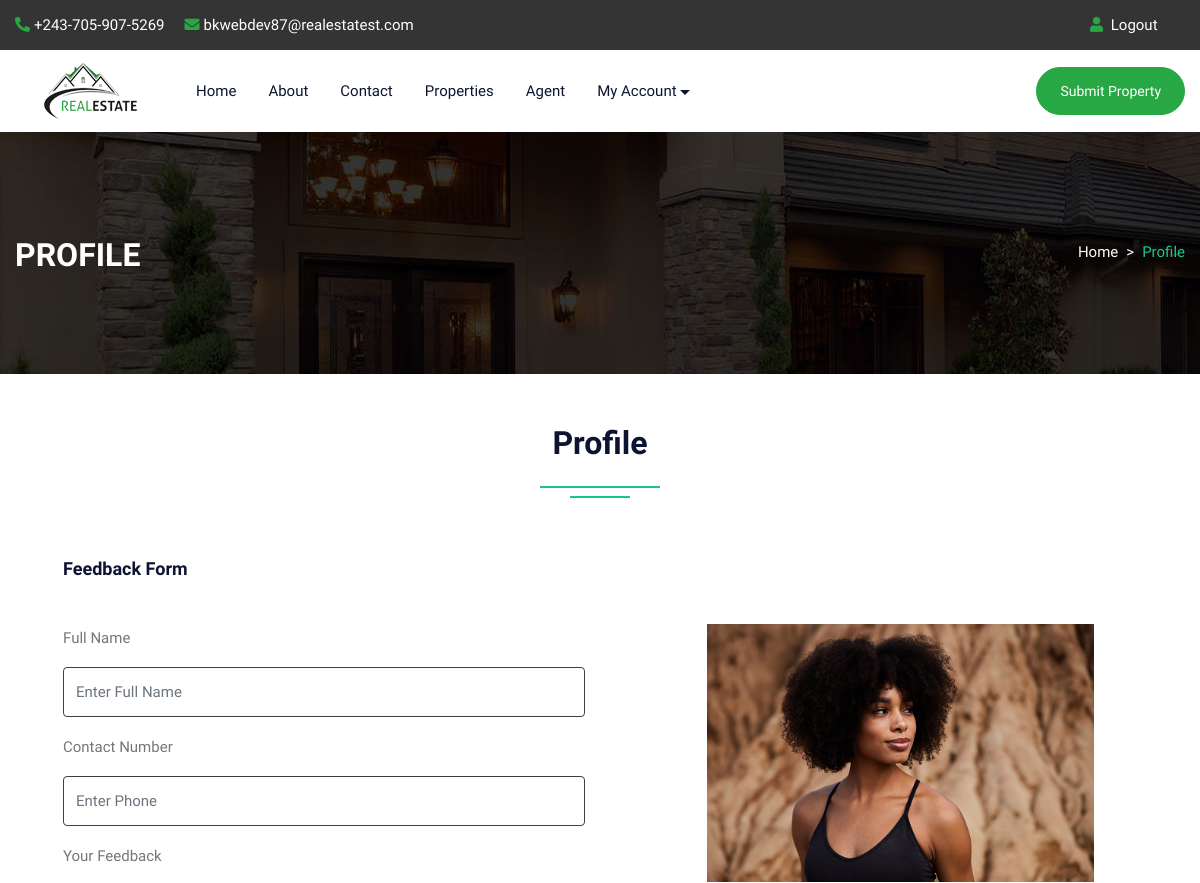
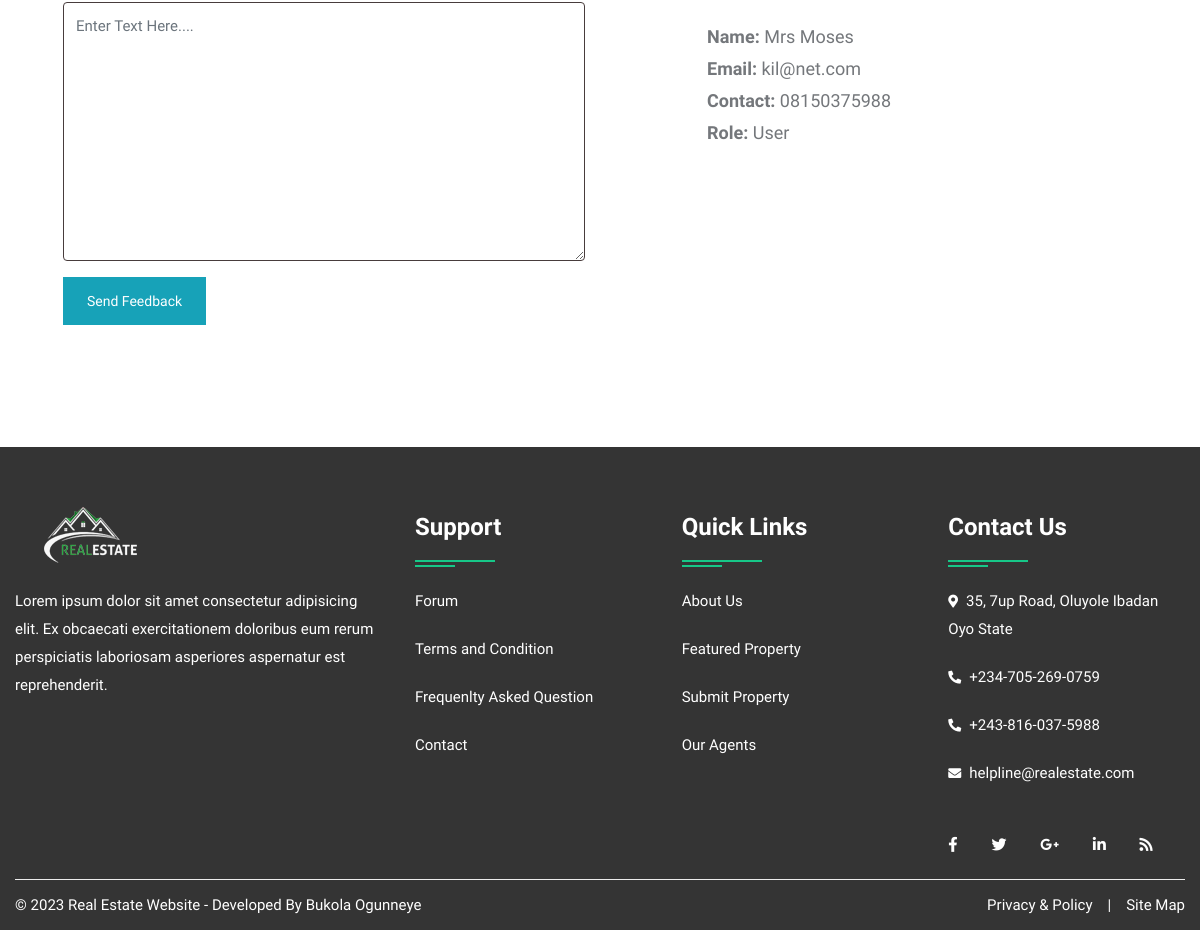
Screenshot of /profile.php (signed in) with the database file from the repository (2 pictures, top to bottom).
### tables this page shows
CREATE TABLE `user` (
  `uid` int(11) NOT NULL,
  `uname` varchar(100) NOT NULL,
  `uemail` varchar(100) NOT NULL,
  `uphone` varchar(20) NOT NULL,
  `upass` varchar(50) NOT NULL,
  `utype` varchar(50) NOT NULL,
  `uimage` varchar(300) NOT NULL
);

### profile.php (the view, shortened to what this page needs)
<?php
include "include/header.php";
?>
<div id="page-wrapper">
    <div class="row">
		<?php include  "include/navbar.php";?>
        <div class="banner-full-row page-banner" style="background-image:url('images/breadcromb.jpg');">
            <div class="container">
                <div class="row">
                    <div class="col-md-6">
                        <h2 class="page-name float-left text-white text-uppercase mt-1 mb-0"><b>Profile</b></h2>
                    </div>
                    <div class="col-md-6">
                        <nav aria-label="breadcrumb" class="float-left float-md-right">
                            <ol class="breadcrumb bg-transparent m-0 p-0">
                                <li class="breadcrumb-item text-white"><a href="index.php">Home</a></li>
                                <li class="breadcrumb-item active">Profile</li>
                            </ol>
                        </nav>
                    </div>
                </div>
            </div>
        </div>
        <div class="full-row">
            <div class="container">
                    <div class="row">
						<div class="col-lg-12">
							<h2 class="text-secondary double-down-line text-center">Profile</h2>
                        </div>
					</div>
                <div class="dashboard-personal-info p-5 bg-white">
                    <form action="#" method="post">
                        <h5 class="text-secondary border-bottom-on-white pb-3 mb-4">Feedback Form</h5>
                        <div class="row">
                            <div class="col-lg-6 col-md-12">
                                <div class="form-group">
                                    <label for="user-id">Full Name</label>
                                    <input type="text" name="name" class="form-control" placeholder="Enter Full Name">
                                </div>
                                <div class="form-group">
                                    <label for="phone">Contact Number</label>
                                    <input type="number" name="phone"  class="form-control" placeholder="Enter Phone" maxlength="10">
                                </div>
                                <div class="form-group">
                                    <label for="about-me">Your Feedback</label>
                                    <textarea class="form-control" name="content" rows="7" placeholder="Enter Text Here...."></textarea>
                                </div>
                                <input type="submit" class="btn btn-info mb-4" name="insert" value="Send Feedback">
                            </div>
							</form>
                            <div class="col-lg-1"></div>
                            <div class="col-lg-5 col-md-12">
								<?php
									$uid=$_SESSION['uid'];
									$query=mysqli_query($con,"SELECT * FROM `user` WHERE uid='$uid'");
									while($row=mysqli_fetch_array($query))
									{
								?>
                                <div class="user-info mt-md-50"> <img src="admin/user/<?php echo $row['uimage'];?>" alt="userimage">
                                    <div class="font-18">
                                        <div class="mb-1 text-capitalize"><b>Name:</b> <?php echo $row['uname'];?></div>
                                        <div class="mb-1"><b>Email:</b> <?php echo $row['uemail'];?></div>
                                        <div class="mb-1"><b>Contact:</b> <?php echo $row['uphone'];?></div>
										<div class="mb-1 text-capitalize"><b>Role:</b> <?php echo $row['utype'];?></div>
                                    </div>
									<?php } ?>
                                </div>
                            </div>
                        </div>
                </div>
            </div>
        </div>
		<?php include("include/footer.php");?>
    </div>
<?php include "include/scripts.php"; ?>

### css/color.css (style rules this page uses)
:root { --theme-ordinary-color: #74777b; }
:root { --theme-primary-color: #17c788; }
:root { --theme-secondary-color: #0d1432; }
:root { --theme-white-color: #fff; }
:root { --theme-light-color: #f8f8f8; }
:root { --theme-gray-color: #f5f5f5; }
:root { --theme-footer-color: #091b4b; }
:root { --theme-dark-color: #091b4b; }
:root { --text-light-color: #a3a7af; }
:root { --theme-primary-opacity-color: rgba(11, 191, 141, .8); }
:root { --theme-secondary-opacity-color: rgba(13,20,50,0.7); }
:root { --theme-white-opacity-color: rgba(255, 255, 255, 0.3); }
:root { --theme-dark-opacity-color: rgba(0, 0, 0, 0.5); }
:root { --theme-ordinary-font: 'Muli', sans-serif; }
:root { --theme-highlight-font: 'Comfortaa', cursive; }

### rows the page displays
user: uimage (picture), uname "Mrs Moses", uemail "kil@net.com", uphone "08150375988", utype "User"
